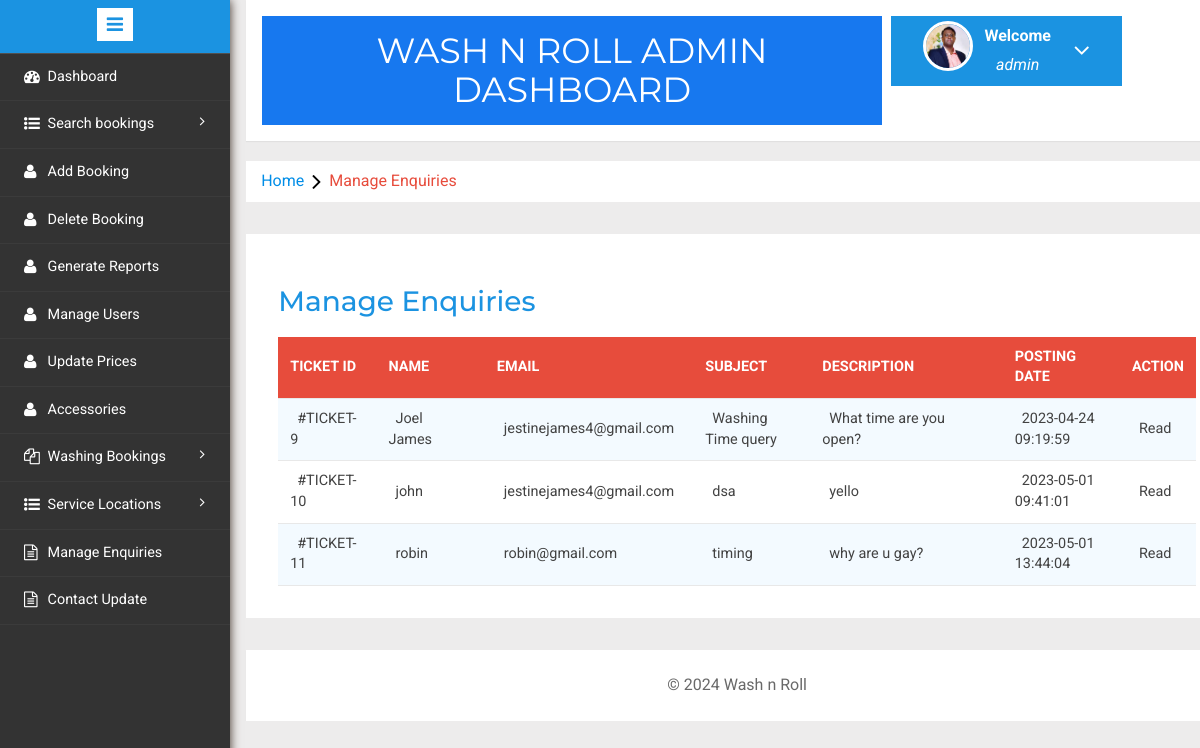
/admin/manage-enquires.php (signed in), run on the app's committed database.
### tables this page shows
CREATE TABLE `tblenquiry` (
  `id` int(11) NOT NULL,
  `FullName` varchar(100) DEFAULT NULL,
  `EmailId` varchar(100) DEFAULT NULL,
  `Subject` varchar(100) DEFAULT NULL,
  `Description` mediumtext DEFAULT NULL,
  `PostingDate` timestamp NULL DEFAULT current_timestamp(),
  `Status` int(1) DEFAULT NULL
);

### admin/manage-enquires.php (the view, shortened to what this page needs)
<?php
include('includes/config.php');
if(strlen($_SESSION['alogin'])==0)
	{
header('location:index.php');
}
else{
	?>
<!DOCTYPE HTML>
<html>
<head>
<link href="css/bootstrap.min.css" rel='stylesheet' type='text/css' />
<link href="css/style.css" rel='stylesheet' type='text/css' />
<link rel="stylesheet" href="css/morris.css" type="text/css"/>
<link href="css/font-awesome.css" rel="stylesheet">
<link rel="stylesheet" type="text/css" href="css/table-style.css" />
<link rel="stylesheet" type="text/css" href="css/basictable.css" />
<link rel="stylesheet" href="css/icon-font.min.css" type='text/css' />
</head>
<body>
   <div class="page-container">
<div class="left-content">
	   <div class="mother-grid-inner">
				<?php include('includes/header.php');?>
				</div>
<ol class="breadcrumb">
                <li class="breadcrumb-item"><a href="dashboard.php">Home</a><i class="fa fa-angle-right"></i>Manage Enquiries</li>
            </ol>
<div class="agile-grids">
				<div class="agile-tables">
					<div class="w3l-table-info">
					  <h2>Manage Enquiries</h2>
					    <table id="table">
						<thead>
						  <tr>
						  <th>Ticket id</th>
							<th width="200">Name</th>
							<th>Email</th>
							<th>Subject </th>
							<th>Description </th>
							<th width="200">Posting date </th>
							<th>Action </th>
						  </tr>
						</thead>
						<tbody>
<?php $sql = "SELECT * from tblenquiry";
$query = $dbh -> prepare($sql);
$query->execute();
$results=$query->fetchAll(PDO::FETCH_OBJ);
if($query->rowCount() > 0)
{
foreach($results as $result)
{				?>
						  <tr>
							<td width="120">#TICKET-<?php echo htmlentities($result->id);?></td>
							<td width="50"><?php echo htmlentities($result->FullName);?></td>
								<td width="50">
								<?php echo $result->EmailId;?></td>
							<td width="200"><?php echo htmlentities($result->Subject);?></a></td>
							<td width="400"><?php echo htmlentities($result->Description);?></td>
								<td width="50"><?php echo htmlentities($result->PostingDate);?></td>
								<?php if($result->Status==1)
{
	?><td>Read</td>
<?php } else {?>
<td><a href="manage-enquires.php?eid=<?php echo htmlentities($result->id);?>" onclick="return confirm('Do you really want to read')" >Pending</a>
</td>
<?php } ?>
</tr>
						 <?php } }?>
						</tbody>
					  </table>
					</div>
			</div>
<?php include('includes/footer.php');?>
</div>
</div>
						<?php include('includes/sidebarmenu.php');?>
							</div>
</body>
</html>
<?php } ?>

### admin/css/table-style.css (style rules this page uses)
table { background: white; border-collapse: collapse; margin: 1.25em 0 0; width: 100%; }
table tr, table th, table td { border: none; border-bottom: 1px solid #e8e8e8; font-size: .95em; }
table th, table td { padding: 10px 12px; text-align: left; }
table th { background: #e74c3c; color: #fff; text-transform: uppercase; }
table tr td { background: #f3faff; color: #424242; }
table tr:nth-of-type(2n+2) td { background: #ffffff; }
table { width: 100%; }

### data on the page
tblenquiry: id "9", FullName "Joel James", EmailId "jestinejames4@gmail.com", Subject "Washing Time query", Description "What time are you open?", PostingDate "2023-04-24 09:19:59", Status "Read"
tblenquiry: id "10", FullName "john", EmailId "jestinejames4@gmail.com", Subject "dsa", Description "yello", PostingDate "2023-05-01 09:41:01", Status "Read"
tblenquiry: id "11", FullName "robin", EmailId "robin@gmail.com", Subject "timing", Description "why are u gay?", PostingDate "2023-05-01 13:44:04", Status "Read"

### other printed values
$_SESSION['alogin'] "admin"
